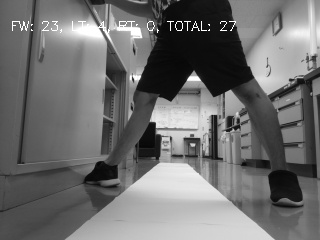
#> input picture edge_canny_detection/old.jpg, 320 x 240 px
$ python edge_canny_detection.py
#> lines starting #> are read from the running program, lines starting #| are printed output that depends on the picture
#!/usr/bin/env python
# -*- coding: utf-8 -*-

# source: https://opencv-python-tutroals.readthedocs.io/en/latest/py_tutorials/py_imgproc/py_canny/py_canny.html

# setting up modules used in the program
from matplotlib import pyplot as plt
import numpy as np
import cv2

# open and applying edge canny detection
img = cv2.imread('old.jpg', 0)
#> img is the input picture: shape (240, 320); min 5, max 255, mean 110.9
edges = cv2.Canny(img, 200, 300)
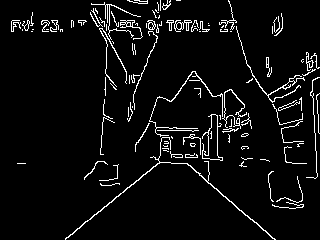
#> edges: shape (240, 320); 5.4% white in thin lines or dots

# save the new image
cv2.imwrite('new.jpg', edges)

# plotting the result
plt.subplot(121),plt.imshow(img,cmap = 'gray')
plt.title('Original Grayscale Filter'), plt.xticks([]), plt.yticks([])
plt.subplot(122),plt.imshow(edges,cmap = 'gray')
plt.title('Edge Canny Detection Filter'), plt.xticks([]), plt.yticks([])

plt.show()
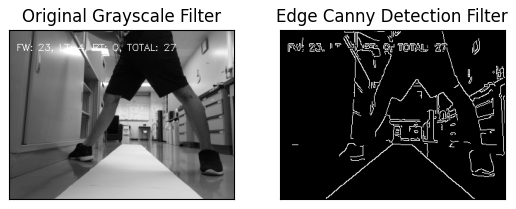
#> figure drawn by matplotlib, 2 panels
